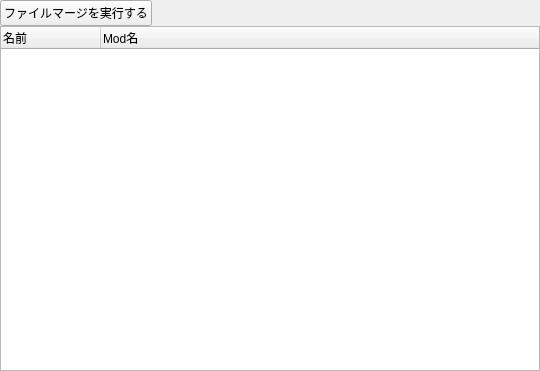
<?xml version="1.0" encoding="UTF-8"?>
<ui version="4.0">
 <class>UIMO2ViewMarge</class>
 <widget class="QWidget" name="UIMO2ViewMarge">
  <property name="geometry">
   <rect>
    <x>0</x>
    <y>0</y>
    <width>540</width>
    <height>371</height>
   </rect>
  </property>
  <property name="windowTitle">
   <string>Form</string>
  </property>
  <layout class="QVBoxLayout" name="verticalLayout">
   <property name="spacing">
    <number>0</number>
   </property>
   <property name="leftMargin">
    <number>0</number>
   </property>
   <property name="topMargin">
    <number>0</number>
   </property>
   <property name="rightMargin">
    <number>0</number>
   </property>
   <property name="bottomMargin">
    <number>0</number>
   </property>
   <item>
    <widget class="QWidget" name="widget" native="true">
     <layout class="QHBoxLayout" name="horizontalLayout_3">
      <property name="spacing">
       <number>0</number>
      </property>
      <property name="leftMargin">
       <number>0</number>
      </property>
      <property name="topMargin">
       <number>0</number>
      </property>
      <property name="rightMargin">
       <number>0</number>
      </property>
      <property name="bottomMargin">
       <number>0</number>
      </property>
      <item>
       <widget class="HFlatPushButton" name="pushButton_3">
        <property name="enabled">
         <bool>true</bool>
        </property>
        <property name="text">
         <string>ファイルマージを実行する</string>
        </property>
        <property name="icon">
         <iconset resource="../res.qrc">
          <normaloff>:/res/icon/settings.png</normaloff>:/res/icon/settings.png</iconset>
        </property>
       </widget>
      </item>
      <item>
       <spacer name="horizontalSpacer_3">
        <property name="orientation">
         <enum>Qt::Horizontal</enum>
        </property>
        <property name="sizeHint" stdset="0">
         <size>
          <width>268</width>
          <height>20</height>
         </size>
        </property>
       </spacer>
      </item>
     </layout>
    </widget>
   </item>
   <item>
    <widget class="HTreeWidget" name="treeWidget">
     <property name="alternatingRowColors">
      <bool>true</bool>
     </property>
     <property name="indentation">
      <number>16</number>
     </property>
     <column>
      <property name="text">
       <string>名前</string>
      </property>
     </column>
     <column>
      <property name="text">
       <string>Mod名</string>
      </property>
     </column>
    </widget>
   </item>
  </layout>
 </widget>
 <customwidgets>
  <customwidget>
   <class>HTreeWidget</class>
   <extends>QTreeWidget</extends>
   <header>HTreeWidget.h</header>
  </customwidget>
  <customwidget>
   <class>HFlatPushButton</class>
   <extends>QPushButton</extends>
   <header>HFlatPushButton.h</header>
  </customwidget>
 </customwidgets>
 <resources>
  <include location="../res.qrc"/>
 </resources>
 <connections/>
</ui>
